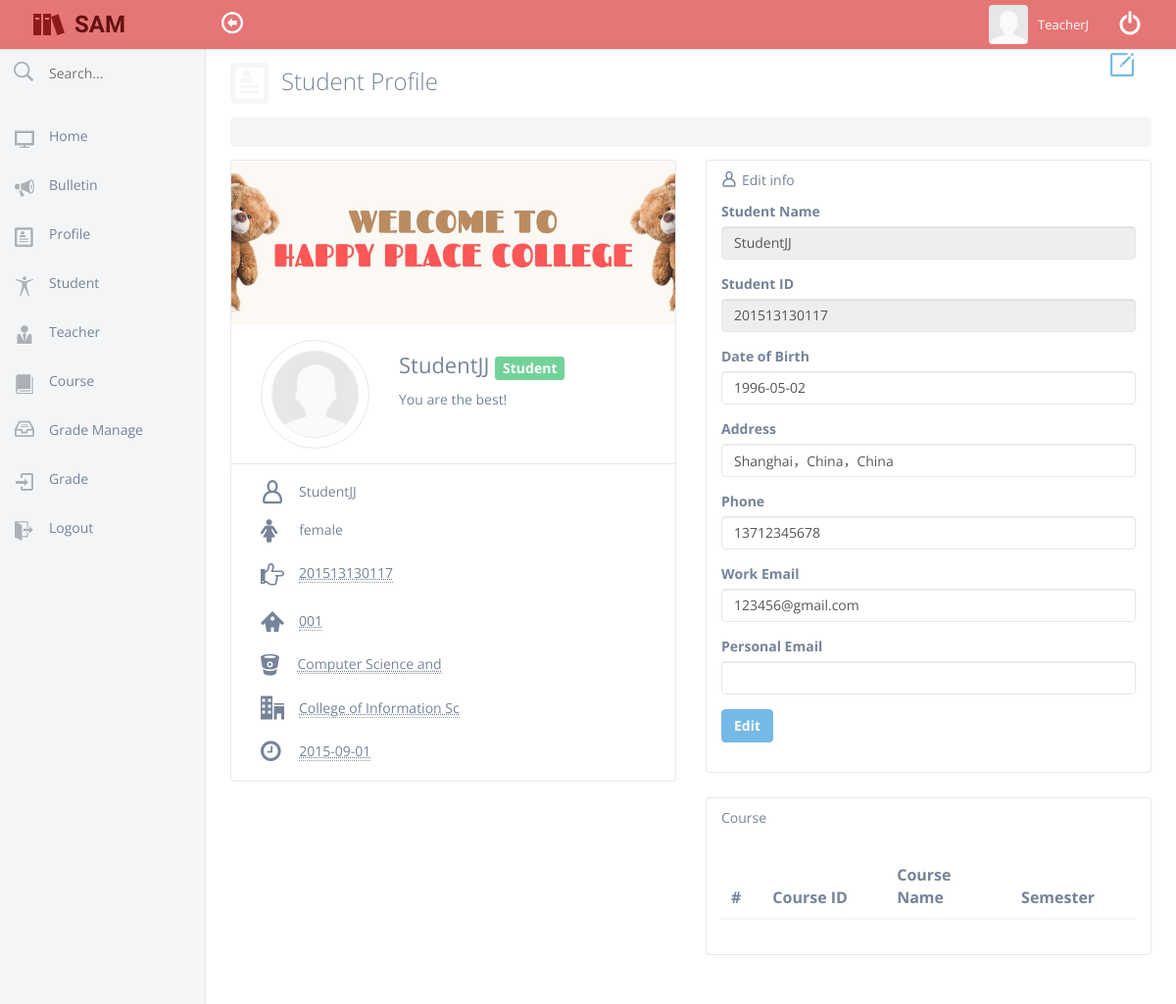
The app's page /manager/detail_student.php?id=1 (signed in) with its own data.
### tables this page shows
CREATE TABLE `teacher` (
                           `id` int(11) NOT NULL AUTO_INCREMENT,
                           `teacher_no` varchar(20) NOT NULL,
                           `name` varchar(20) NOT NULL,
                           `avatar` varchar(50) NOT NULL DEFAULT 'defult_user.jpg',
                           `academic_title` varchar(25) NOT NULL,
                           `dob` date NOT NULL,
                           `gender` varchar(2) NOT NULL,
                           `personalEmail` varchar(20) DEFAULT NULL,
                           `phone` varchar(20) DEFAULT NULL,
                           `workEmail` varchar(20) DEFAULT NULL,
                           `inauguration_date` date NOT NULL,
                           `leave_date` date DEFAULT NULL,
                           `academy_id` int(11) NOT NULL,
                           `username` varchar(20) NOT NULL,
                           `password` varchar(20) NOT NULL DEFAULT '12345',
                           `role` varchar(10) NOT NULL,
                           PRIMARY KEY (`id`),
                           KEY `teacher_fk0` (`academy_id`),
                           CONSTRAINT `teacher_fk0` FOREIGN KEY (`academy_id`) REFERENCES `academy` (`id`)
);

CREATE TABLE `student` (
                           `id` int(11) NOT NULL AUTO_INCREMENT,
                           `student_id` varchar(20) NOT NULL,
                           `name` varchar(20) NOT NULL,
                           `avatar` varchar(50) NOT NULL DEFAULT 'defult_user.jpg',
                           `dob` date NOT NULL,
                           `gender` varchar(2) NOT NULL,
                           `personalEmail` varchar(20) DEFAULT NULL,
                           `phone` varchar(20) DEFAULT NULL,
                           `workEmail` varchar(20) DEFAULT NULL,
                           `province` varchar(20) DEFAULT NULL,
                           `city` varchar(20) DEFAULT NULL,
                           `detail` varchar(20) DEFAULT NULL,
                           `enrolment` date NOT NULL,
                           `username` varchar(20) NOT NULL,
                           `password` varchar(20) NOT NULL DEFAULT '12345',
                           `class_id` int(11) NOT NULL,
                           PRIMARY KEY (`id`),
                           KEY `student_fk0` (`class_id`),
                           CONSTRAINT `student_fk0` FOREIGN KEY (`class_id`) REFERENCES `class` (`id`)
);

CREATE TABLE `class` (
                         `id` int(11) NOT NULL AUTO_INCREMENT,
                         `major_id` int(11) NOT NULL,
                         `year` varchar(4) NOT NULL,
                         `class_no` varchar(20) NOT NULL,
                         `num_people` int(11) NOT NULL,
                         PRIMARY KEY (`id`),
                         KEY `class_fk0` (`major_id`),
                         CONSTRAINT `class_fk0` FOREIGN KEY (`major_id`) REFERENCES `major` (`id`)
);

CREATE TABLE `major` (
                         `id` int(11) NOT NULL AUTO_INCREMENT,
                         `name` varchar(20) NOT NULL,
                         `major_num` varchar(20) NOT NULL,
                         `class_num` int(11) NOT NULL,
                         `academy_id` int(11) NOT NULL,
                         PRIMARY KEY (`id`),
                         KEY `major_fk0` (`academy_id`),
                         CONSTRAINT `major_fk0` FOREIGN KEY (`academy_id`) REFERENCES `academy` (`id`)
);

CREATE TABLE `academy` (
                           `id` int(11) NOT NULL AUTO_INCREMENT,
                           `academy_no` varchar(25) NOT NULL,
                           `name` varchar(25) NOT NULL,
                           `address` varchar(255) NOT NULL,
                           PRIMARY KEY (`id`)
);

### login_check.php (called while the page is built, shortened)
<?php
$username = $_SESSION['login_user'];
?>

### manager/detail_student.php (the view, shortened to what this page needs)
<?php
require('../db.php');
require('../login_check.php');
mysqli_query($connection,'set names utf8');
$query = "SELECT name, avatar FROM teacher WHERE username = '$username'";
$tname = mysqli_fetch_array(mysqli_query($connection, $query));
if(isset($_GET['id'])){
    $id = $_GET['id'];
    $query = "SELECT s.id, s.name, avatar, student_id, dob, gender, personalEmail, phone, workEmail, CONCAT(province, '，', city, '，', detail) AS address, enrolment, class_no, year, m.name AS mname, major_num, a.name AS aname FROM student s INNER JOIN class ON class.id = s.class_id INNER JOIN major m ON m.id = class.major_id INNER JOIN academy a ON a.id = m.academy_id WHERE s.id = $id";
    $sname = mysqli_fetch_array(mysqli_query($connection, $query));
}
?>
<!DOCTYPE html>
<html lang="en">
    <head>
        <link href="../assets/css/icons.css" rel="stylesheet" />
        <link href="../assets/css/sprflat-theme/jquery.ui.all.css" rel="stylesheet" />
        <link href="../assets/css/bootstrap.css" rel="stylesheet" />
        <link href="../assets/css/plugins.css" rel="stylesheet" />
        <link href="../assets/css/main.css" rel="stylesheet" />
    </head>
    <body>
        <div id="header">
            <div class="container-fluid">
                <div class="navbar">
                    <div class="navbar-header">
                        <a class="navbar-brand" href="home.php">
                            <i class="im-books text-logo-element animated bounceIn"></i><span class="text-logo">SAM</span>
                        </a>
                    </div>
                    <nav class="top-nav" role="navigation">
                        <ul class="nav navbar-nav pull-left">
                            <li id="toggle-sidebar-li">
                                <a href="#" id="toggle-sidebar"><i class="en-arrow-left2"></i>
                        </a>
                            </li>
                        </ul>
                        <ul class="nav navbar-nav pull-right">
                            <li class="dropdown">
                                <a href="#" data-toggle="dropdown">
                                    <img class="user-avatar" src="../assets/img/avatars/<?php echo $tname['avatar'];?>"><?php echo $tname['name'];?></a>
                            </li>
                            <li id="toggle-right-sidebar-li"><a href="../logout.php"><i class="im-switch"></i></a>
                            </li>
                        </ul>
                    </nav>
                </div>
            </div>
        </div>
        <div id="sidebar">
            <div class="sidebar-inner">
                <ul id="sideNav" class="nav nav-pills nav-stacked">
                    <li class="top-search">
                        <form>
                            <input type="text" name="search" placeholder="Search...">
                            <button type="submit"><i class="ec-search s20"></i>
                            </button>
                        </form>
                    </li>
                    <li><a href="home.php">Home<i class="im-home"></i></a>
                    </li>
                    <li><a href="bulletin.php">Bulletin<i class="im-bullhorn"></i></a>
                    </li>
                    <li><a href="profile.php">Profile<i class="im-profile"></i></a>
                    </li>
                    <li><a href="student.php">Student<i class="im-accessibility"></i></a>
                    </li>
                    <li><a href="teacher.php">Teacher<i class="im-user4"></i></a>
                    </li>
                    <li><a href="course.php">Course<i class="im-book"></i></a>
                    </li>
                    <li><a href="grade_manage.php">Grade Manage<i class="ec-archive2"></i></a>
                    </li>
                    <li><a href="grade.php"><i class="en-login"></i>Grade</a>
                    </li>
                    <li><a href="../logout.php"><i class="im-exit"></i>Logout</a>
                    </li>
                </ul>
            </div>
        </div>
        <div id="content">
            <div class="content-wrapper">
                <div class="row">
                    <div class="col-lg-12 heading">
                        <h1 class="page-header"><i class="im-profile"></i>Student Profile</h1>
                        <ul id="crumb" class="breadcrumb">
                        </ul>
                        <div class="option-buttons">
                            <div class="btn-toolbar" role="toolbar">
                                <div class="btn-group dropdown">
                                    <a class="btn dropdown-toggle" data-toggle="dropdown" id="dropdownMenu2"><i class="ec-pencil s24"></i></a>
                                </div>
                            </div>
                        </div>
                    </div>
                </div>
                <div class="outlet">
                    <div class="row">
                        <div class="col-lg-6 col-md-6 col-sm-6 col-xs-12">
                            <div class="panel panel-default plain profile-widget">
                                <div class="panel-heading white-bg pl0 pr0">
                                    <img class="profile-image img-responsive" src="../assets/img/profile-cover.jpg" alt="profile cover">
                                </div>
                                <div class="panel-body">
                                    <div class="col-lg-4 col-md-4 col-sm-12">
                                        <div class="profile-avatar">
                                            <img class="img-responsive" src="../assets/img/avatars/<?php echo $sname['avatar'];?>" alt="User Profile">
                                        </div>
                                    </div>
                                    <div class="col-lg-8 col-md-8 col-sm-12">
                                        <div class="profile-name">
                                            <?php echo $sname['name'];?> <span class="label label-success">Student</span>
                                        </div>
                                        <div class="profile-quote">
                                            <p>You are the best!</p>
                                        </div>
                                    </div>
                                </div>
                                <div class="panel-footer white-bg">
                                    <ul class="profile-info">
                                        <li><i class="ec-user"></i><?php echo $sname['name'];?></li>
                                        <li><?php if($sname['gender']=="male"){echo " <i class=\"fa-male\"></i>&ensp;male";}else{echo " <i class=\"fa-female\"></i>&ensp;female";}?></li>
                                        <li><i class="im-point-right"></i><abbr title="Student ID"><?php echo $sname['student_id'];?></abbr></li>
                                        <li><i class="im-home3"></i><abbr title="Class No."><?php echo $sname['class_no'];?></abbr></li>
                                        <li><i class="fa-bitbucket"></i> <abbr title="Major "><?php echo $sname['mname'];?></abbr></li>
                                        <li><i class="im-office"></i><abbr title="Campus"><?php echo $sname['aname'];?></abbr></li>
                                        <li><i class="fa-time"></i> <abbr title="Date of Enrollment"><?php echo $sname['enrolment'];?></abbr></li>
                                    </ul>
                                </div>
                            </div>
                        </div>
                        <div class="col-lg-6 col-md-6 col-sm-6 col-xs-12">
                            <div class="panel panel-default plain">
                                <div class="panel-heading white-bg">
                                    <h4 class="panel-title"><i class="ec-user"></i>Edit info</h4>
                                </div>
                                <div class="panel-body">
                                    <form class="form-vertical hover-stripped" role="form" method="post" action="detail_student.php?id=<?php echo $id;?>">
                                        <div class="form-group">
                                            <label class="control-label">Student Name</label>
                                            <input type="text" class="form-control" value="<?php echo $sname['name'];?>" disabled>
                                        </div>
                                        <div class="form-group">
                                            <label class="control-label">Student ID</label>
                                            <input type="text" class="form-control" value="<?php echo $sname['student_id'];?>" disabled>
                                        </div>
                                        <div class="form-group">
                                            <label class="control-label">Date of Birth</label>
                                            <input type="text" class="form-control" name="dob" value="<?php echo $sname['dob'];?>">
                                        </div>
                                        <div class="form-group">
                                            <label class="control-label">Address</label>
                                            <input type="text" class="form-control" name="address" value="<?php echo $sname['address'];?>">
                                        </div>
                                        <div class="form-group">
                                            <label class="control-label">Phone</label>
                                            <input type="text" class="form-control" name="phone" value="<?php echo $sname['phone'];?>">
                                        </div>
                                        <div class="form-group">
                                            <label class="control-label">Work Email</label>
                                            <input type="email" class="form-control" name="workEmail" value="<?php echo $sname['workEmail'];?>">
                                        </div>
                                        <div class="form-group">
                                            <label class="control-label">Personal Email</label>
                                            <input type="text" class="form-control" name="personalEmail" value="<?php echo $sname['personalEmail'];?>">
                                        </div>
                                        <div class="form-group mb15">
                                            <a href="#basic_info" role="button" class="btn btn-primary" data-toggle="modal">Edit</a>
                                        </div>
                                    </form>
                                </div>
                            </div>
                            <div class="panel panel-default plain">
                                <div class="panel-heading white-bg">
                                    <h4 class="panel-title">Course</h4>
                                </div>
                                <div class="panel-body">
                                    <table class="table table-hover">
                                        <thead>
                                            <tr>
                                                <th class="per10">
                                                    #
                                                </th>
                                                <th class="per30">Course ID</th>
                                                <th class="per30">Course Name</th>
                                                <th class="per30">Semester</th>
                                            </tr>
                                        </thead>
                                    </table>
                                </div>
                            </div>
                        </div>
                    </div>
                </div>
            </div>
            <div class="clearfix"></div>
        </div>
    </body>
</html>

### records on screen
teacher: avatar (picture), name "TeacherJ"
student: avatar (picture), name "StudentJJ", student "201513130117", class.class_no "001", major.name "Computer Science and", academy.name "College of Information Sc", enrolment "2015-09-01", dob "1996-05-02", phone "13712345678", workEmail "123456@gmail.com"
